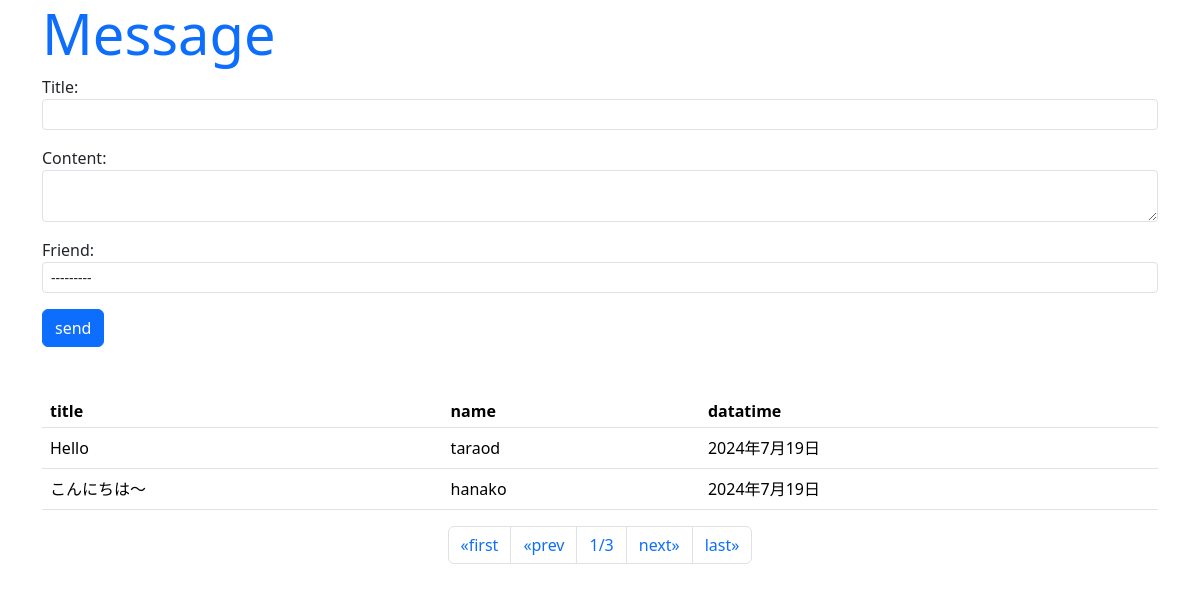
Page /hello/message/ on the committed database.
### hello/models.py (models this page shows, shortened)
class Message(models.Model):
    friend = models.ForeignKey(Friend, on_delete=models.CASCADE)
    title = models.CharField(max_length=100)
    content = models.CharField(max_length=300)
    pub_date = models.DateField(auto_now_add=True)
    class Meta:
        ordering = ('pub_date',)

class Friend(models.Model):
    name = models.CharField(max_length=100)
    mail = models.EmailField(max_length=200)
    gender = models.BooleanField()
    age = models.IntegerField(default=0)
    birthday = models.DateField()
    def __str__(self):
        return '<Friend:id=' + str(self.id) + ',' + self.name + '(' + str(self.age) + ')>'

### hello/views.py (the view)
# urls.py: path('message/', views.message, name='message'),
def message(request,page=1):
    if request.method == "POST":
        obj = Message()
        form = MessageForm(request.POST, instance=obj)
        form.save()
    data = Message.objects.all().reverse()
    paginator = Paginator(data,2)
    params = {
        'title': 'Message',
        'form': MessageForm(),
        'data': paginator.get_page(page),
    }
    return render(request, 'hello/message.html',params)

### hello/forms.py
class MessageForm(forms.ModelForm):
    class Meta:
        model = Message
        fields = ['title','content','friend']
        widgets = {
            'title': forms.TextInput(attrs={'class':'form-control form-control-sm'}),
            'content': forms.Textarea(attrs={'class':'form-control form-control-sm', 'rows':2}),
            'friend': forms.Select(attrs={'class':'form-control form-control-sm'}),
        }

### hello/views.py (called while the page is built)
def sample_middleware(get_response):
    def middleware(request):
        counter = request.session.get('counter',0)
        request.session['counter'] = counter + 1
        response = get_response(request)
        print("count:" + str(counter))
        return response
    return middleware

### hello/templates/hello/message.html (shortened to what this page needs)
{% load static %}
<!DOCTYPE html>
<html lang="ja">
<head>
    <link rel="stylesheet" href="https://cdn.jsdelivr.net/npm/bootstrap/dist/css/bootstrap.css">
</head>
<body class="container">
    <h1 class="display-4 text-primary">{{title}}</h1>
    <form action="{% url 'message' %}" method="POST">
        {{form.as_p}}
        <input type="submit" value="send" class="btn btn-primary">
    </form>
    <table class="table">
        <tr>
            <th class="py-1">title</th>
            <th class="py-1">name</th>
            <th class="py-1">datatime</th>
        </tr>
        {% for item in data %}
        <tr>
            <td class="py-2">{{item.title}}</td>
            <td class="py-2">{{item.friend.name}}</td>
            <td class="py-2">{{item.pub_date}}</td>
        </tr>
        {% endfor %}
    </table>
    <ul class="pagination justify-content-center">
        {% if data.has_previous %}
            <li class="page-item">
                <a href="{% url 'message' %}" class="page-link">&laquo;first</a>
            </li>
            <li class="page-item">
                <a href="{% url 'message' data.previous_page_number %}" class="page-link">&laquo;prev</a>
            </li>
        {% else %}
            <li class="page-item">
                <a href="" class="page-link">&laquo;first</a>
            </li>
            <li class="page-item">
                <a href="" class="page-link">&laquo;prev</a>
            </li>
        {% endif %}
        <li class="page-item">
            <a href="" class="page-link">
                {{data.number}}/{{data.paginator.num_pages}}
            </a>
        </li>
        {% if data.has_next %}
            <li class="page-item">
                <a href="{% url 'message' data.next_page_number %}" class="page-link">next&raquo;</a>
            </li>
            <li class="page-item">
                <a href="{% url 'message' data.paginator.num_pages %}" class="page-link">last&raquo;</a>
            </li>
        {% endif %}
    </ul>
</body>
</html>

### rows in the picture
Message: title "Hello", friend.name "taraod", pub_date "2024年7月19日"
Message: title "こんにちは～", friend.name "hanako", pub_date "2024年7月19日"

### other values in the picture
{{ data.number }} "1"
{{ data.paginator.num_pages }} "3"
